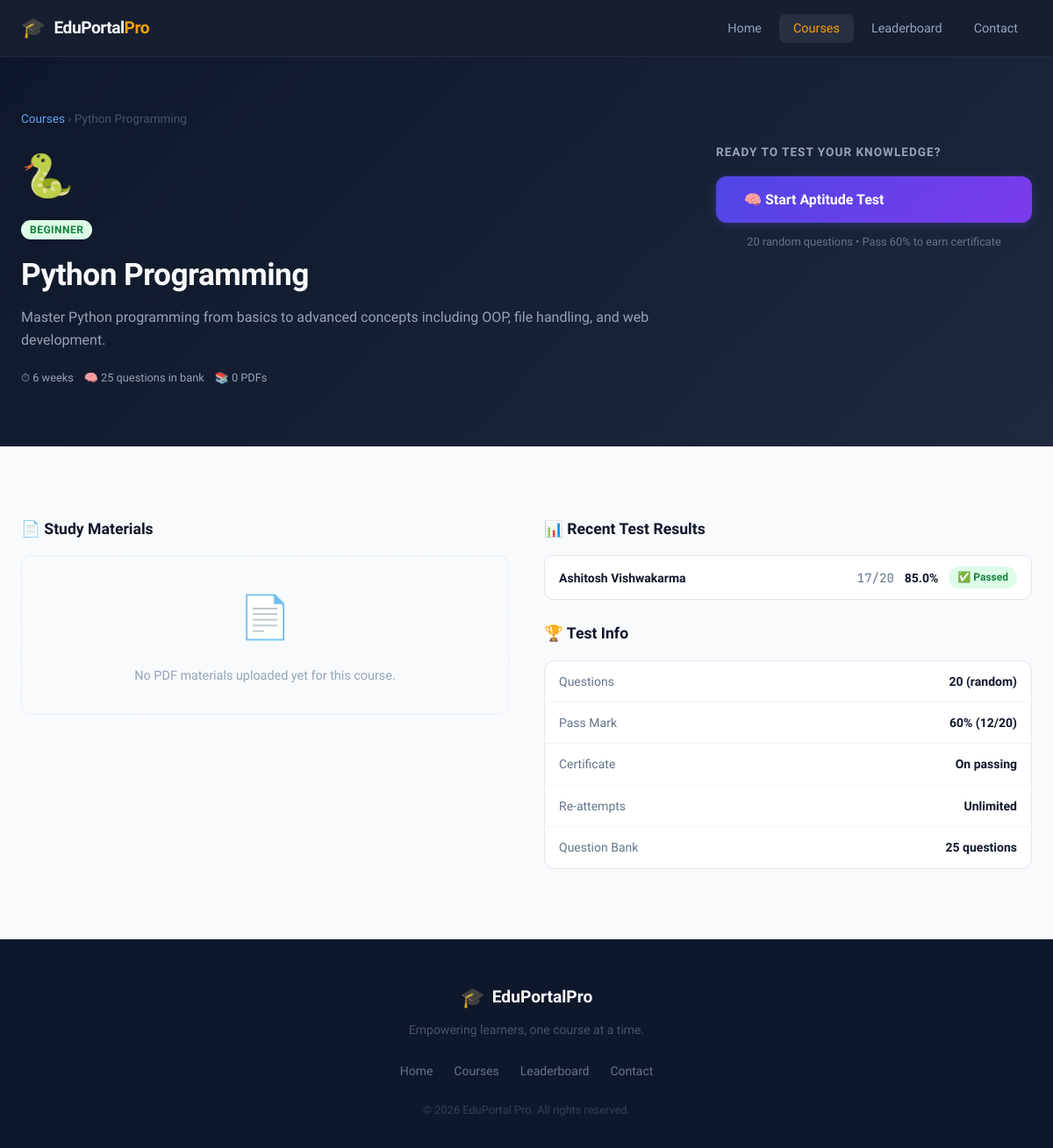
The page /courses/1/ on the database its author committed.
### students/models.py (models this page shows, shortened)
class Course(models.Model):
    title = models.CharField(max_length=200)
    description = models.TextField()
    subject = models.CharField(max_length=100)
    duration = models.CharField(max_length=50, default="4 weeks")
    level = models.CharField(max_length=50, choices=[
        ('Beginner', 'Beginner'),
        ('Intermediate', 'Intermediate'),
        ('Advanced', 'Advanced'),
    ], default='Beginner')
    icon = models.CharField(max_length=10, default='📚')
    color = models.CharField(max_length=30, default='#4f46e5')
    created_at = models.DateTimeField(auto_now_add=True)

class TestResult(models.Model):
    student_name = models.CharField(max_length=200)
    student_email = models.CharField(max_length=200, blank=True)
    course = models.ForeignKey(Course, on_delete=models.CASCADE, related_name='results')
    score = models.IntegerField()
    total_questions = models.IntegerField(default=20)
    percentage = models.FloatField()
    answers_json = models.TextField(default='{}')  # stores {question_id: chosen_answer}
    questions_json = models.TextField(default='[]')  # stores list of question ids used
    passed = models.BooleanField(default=False)
    certificate_issued = models.BooleanField(default=False)
    taken_at = models.DateTimeField(auto_now_add=True)

### students/views.py (the view)
# urls.py: path('courses/<int:course_id>/', views.course_detail, name='course_detail'),
def course_detail(request, course_id):
    course = get_object_or_404(Course, id=course_id)
    materials = course.materials.all()
    question_count = course.questions.count()
    results = course.results.order_by('-taken_at')[:5]
    return render(request, 'course_detail.html', {
        'course': course,
        'materials': materials,
        'question_count': question_count,
        'recent_results': results,
    })

### students/templates/course_detail.html (shortened to what this page needs)
{% extends 'base.html' %}
{% block nav_courses %}active{% endblock %}
{% block content %}
<div class="page-hero" style="--course-color: {{ course.color }}">
    <div class="container">
        <div class="breadcrumb">
            <a href="{% url 'courses' %}">Courses</a> <span>›</span> {{ course.title }}
        </div>
        <div class="course-hero-inner">
            <div>
                <div class="course-icon-lg">{{ course.icon }}</div>
                <span class="course-level level-{{ course.level|lower }}">{{ course.level }}</span>
                <h1 class="page-title" style="margin-top:12px">{{ course.title }}</h1>
                <p class="page-subtitle">{{ course.description }}</p>
                <div class="course-meta" style="margin-top:20px">
                    <span>⏱ {{ course.duration }}</span>
                    <span>🧠 {{ question_count }} questions in bank</span>
                    <span>📚 {{ materials|length }} PDF{{ materials|length|pluralize }}</span>
                </div>
            </div>
            <div class="course-action-box">
                <div class="action-box-title">Ready to Test Your Knowledge?</div>
                {% if question_count >= 5 %}
                <a href="{% url 'start_test' course.id %}" class="btn btn-primary btn-lg" style="width:100%;text-align:center">
                    🧠 Start Aptitude Test
                </a>
                <p class="action-box-note">20 random questions • Pass 60% to earn certificate</p>
                {% else %}
                <div class="action-box-warn">
                    ⚠️ Not enough questions yet. Admin needs to add more questions to enable tests.
                </div>
                {% endif %}
            </div>
        </div>
    </div>
</div>
<section class="section-pad">
    <div class="container">
        <div class="two-col">
            <div>
                <h2 class="section-heading">📄 Study Materials</h2>
                {% if materials %}
                <div class="materials-list">
                    {% for mat in materials %}
                    <div class="material-card">
                        <div class="material-icon">📕</div>
                        <div class="material-info">
                            <div class="material-title">{{ mat.title }}</div>
                            {% if mat.description %}
                            <div class="material-desc">{{ mat.description }}</div>
                            {% endif %}
                            <div class="material-date">Added {{ mat.uploaded_at|date:"M d, Y" }}</div>
                        </div>
                        <div class="material-actions">
                            <a href="{% url 'view_pdf' mat.id %}" class="btn btn-outline btn-xs" target="_blank">👁 Read</a>
                            <a href="{% url 'download_pdf' mat.id %}" class="btn btn-primary btn-xs">⬇ Download</a>
                        </div>
                    </div>
                    {% endfor %}
                </div>
                {% else %}
                <div class="empty-state empty-sm">
                    <div class="empty-icon">📄</div>
                    <p>No PDF materials uploaded yet for this course.</p>
                </div>
                {% endif %}
            </div>
            <div>
                <h2 class="section-heading">📊 Recent Test Results</h2>
                {% if recent_results %}
                <div class="results-list">
                    {% for result in recent_results %}
                    <div class="result-row {% if result.passed %}result-pass{% else %}result-fail{% endif %}">
                        <div class="result-name">{{ result.student_name }}</div>
                        <div class="result-score">{{ result.score }}/{{ result.total_questions }}</div>
                        <div class="result-pct">{{ result.percentage|floatformat:1 }}%</div>
                        <div class="result-badge {% if result.passed %}badge-pass{% else %}badge-fail{% endif %}">
                            {% if result.passed %}✅ Passed{% else %}❌ Failed{% endif %}
                        </div>
                    </div>
                    {% endfor %}
                </div>
                {% else %}
                <div class="empty-state empty-sm">
                    <div class="empty-icon">📊</div>
                    <p>No tests taken yet. Be the first!</p>
                </div>
                {% endif %}
                <div style="margin-top:24px">
                    <h2 class="section-heading">🏆 Test Info</h2>
                    <div class="info-box">
                        <div class="info-item"><span>Questions</span><strong>20 (random)</strong></div>
                        <div class="info-item"><span>Pass Mark</span><strong>60% (12/20)</strong></div>
                        <div class="info-item"><span>Certificate</span><strong>On passing</strong></div>
                        <div class="info-item"><span>Re-attempts</span><strong>Unlimited</strong></div>
                        <div class="info-item"><span>Question Bank</span><strong>{{ question_count }} questions</strong></div>
                    </div>
                </div>
            </div>
        </div>
    </div>
</section>
{% endblock %}

### static/css/main.css (style rules this page uses)
*, *::before, *::after { box-sizing: border-box; margin: 0; padding: 0; }
html { scroll-behavior: smooth; }
body { font-family: 'Sora', sans-serif; background: #f8fafc; color: #1e293b; line-height: 1.6; min-height: 100vh; }
a { text-decoration: none; color: inherit; }
:root { --primary: #4f46e5; --primary-dark: #3730a3; --accent: #f59e0b; --surface: #fff; --border: #e2e8f0; --muted: #94a3b8; --text: #0f172a; --radius: 12px; --shadow: 0 4px 24px rgba(0,0,0,0.08); }
.btn { display: inline-flex; align-items: center; gap: 6px; padding: 10px 22px; border-radius: 10px; font-family: inherit; font-size: 0.95rem; font-weight: 600; cursor: pointer; border: none; transition: all 0.2s; text-decoration: none; }
.btn-primary { background: linear-gradient(135deg, #4f46e5, #7c3aed); color: #fff; box-shadow: 0 2px 12px rgba(79,70,229,0.35); }
.btn-lg { padding: 14px 32px; font-size: 1rem; border-radius: 12px; }
.container { max-width: 1200px; margin: 0 auto; padding: 0 24px; }
.section-pad { padding: 80px 0; }
.two-col { display: grid; grid-template-columns: 1fr 1fr; gap: 40px; }
.section-heading { font-size: 1.1rem; font-weight: 700; color: #0f172a; margin-bottom: 16px; }
.course-icon-lg { font-size: 3rem; margin-bottom: 8px; display: block; }
.course-level { font-size: 0.75rem; font-weight: 600; padding: 4px 10px; border-radius: 20px; text-transform: uppercase; letter-spacing: 0.5px; }
.level-beginner { background: #dcfce7; color: #15803d; }
.course-meta { display: flex; gap: 12px; flex-wrap: wrap; font-size: 0.8rem; color: #94a3b8; margin-bottom: 20px; }
.page-hero { background: linear-gradient(135deg, #0f172a 0%, #1e293b 100%); padding: 60px 0 48px; }
.page-title { font-size: 2.2rem; font-weight: 800; color: #f8fafc; margin-bottom: 8px; letter-spacing: -0.5px; }
.page-subtitle { color: #94a3b8; font-size: 1rem; }
.breadcrumb { color: #475569; font-size: 0.85rem; margin-bottom: 16px; }
.breadcrumb a { color: #60a5fa; }
.course-hero-inner { display: grid; grid-template-columns: 1fr 360px; gap: 40px; align-items: start; }
.action-box-title { color: #94a3b8; font-size: 0.85rem; font-weight: 600; text-transform: uppercase; letter-spacing: 1px; margin-bottom: 16px; }
.action-box-note { color: #64748b; font-size: 0.8rem; text-align: center; margin-top: 12px; }
.results-list { display: flex; flex-direction: column; gap: 8px; }
.result-row { display: grid; grid-template-columns: 1fr auto auto auto; align-items: center; gap: 12px; padding: 12px 16px; border-radius: 10px; border: 1px solid var(--border); background: #fff; font-size: 0.875rem; }
.result-name { font-weight: 600; color: #0f172a; overflow: hidden; text-overflow: ellipsis; white-space: nowrap; }
.result-score { color: #64748b; font-family: 'JetBrains Mono', monospace; }
.result-pct { font-weight: 700; color: #0f172a; }
.result-badge { padding: 3px 10px; border-radius: 20px; font-size: 0.75rem; font-weight: 600; }
.badge-pass { background: #dcfce7; color: #15803d; }
.info-box { background: #fff; border: 1px solid var(--border); border-radius: 12px; overflow: hidden; }
.info-item { display: flex; justify-content: space-between; align-items: center; padding: 12px 16px; border-bottom: 1px solid #f1f5f9; font-size: 0.875rem; }
.info-item:last-child { border-bottom: none; }
.info-item span { color: #64748b; }
.info-item strong { color: #0f172a; }
.empty-state { text-align: center; padding: 60px 20px; }
.empty-state.empty-sm { padding: 32px 20px; background: #f8fafc; border-radius: 12px; border: 1px dashed var(--border); }
.empty-icon { font-size: 3rem; margin-bottom: 16px; }
.empty-state p { color: #94a3b8; font-size: 0.9rem; }
body { display: flex; flex-direction: column; }

### rows shown on the page
Course: title "Python Programming", icon "🐍", level "BEGINNER", description "Master Python programming from basics to advanced concepts including OOP, file handling, and web development.", duration "6 weeks"
TestResult: student_name "Ashitosh Vishwakarma", score "17", total_questions "20", percentage "85.0", passed "✅ Passed"

### other values the page prints
{{ question_count }} "25"
{{ materials|length }} "0"
